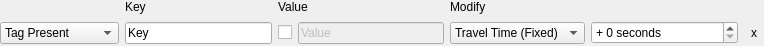
<?xml version="1.0" encoding="UTF-8"?>
<ui version="4.0">
 <class>NodeModificatorWidget</class>
 <widget class="QFrame" name="NodeModificatorWidget">
  <property name="geometry">
   <rect>
    <x>0</x>
    <y>0</y>
    <width>764</width>
    <height>46</height>
   </rect>
  </property>
  <property name="sizePolicy">
   <sizepolicy hsizetype="Preferred" vsizetype="Maximum">
    <horstretch>0</horstretch>
    <verstretch>0</verstretch>
   </sizepolicy>
  </property>
  <property name="windowTitle">
   <string>Form</string>
  </property>
  <layout class="QGridLayout" name="gridLayout">
   <property name="margin">
    <number>0</number>
   </property>
   <item row="0" column="1">
    <widget class="QLabel" name="label">
     <property name="text">
      <string>Key</string>
     </property>
    </widget>
   </item>
   <item row="1" column="0">
    <widget class="QComboBox" name="type">
     <item>
      <property name="text">
       <string>Tag Present</string>
      </property>
     </item>
     <item>
      <property name="text">
       <string>Tag Not Present</string>
      </property>
     </item>
    </widget>
   </item>
   <item row="1" column="1">
    <widget class="QLineEdit" name="key">
     <property name="text">
      <string>Key</string>
     </property>
    </widget>
   </item>
   <item row="1" column="3">
    <widget class="QLineEdit" name="value">
     <property name="enabled">
      <bool>false</bool>
     </property>
     <property name="text">
      <string>Value</string>
     </property>
    </widget>
   </item>
   <item row="1" column="4">
    <widget class="QComboBox" name="action">
     <item>
      <property name="text">
       <string>Travel Time (Fixed)</string>
      </property>
     </item>
     <item>
      <property name="text">
       <string>Access</string>
      </property>
     </item>
    </widget>
   </item>
   <item row="1" column="6">
    <widget class="QToolButton" name="delete_2">
     <property name="text">
      <string>x</string>
     </property>
     <property name="autoRaise">
      <bool>true</bool>
     </property>
    </widget>
   </item>
   <item row="1" column="2">
    <widget class="QCheckBox" name="useValue">
     <property name="text">
      <string/>
     </property>
    </widget>
   </item>
   <item row="0" column="2" colspan="2">
    <widget class="QLabel" name="label_2">
     <property name="text">
      <string>Value</string>
     </property>
    </widget>
   </item>
   <item row="0" column="4">
    <widget class="QLabel" name="label_3">
     <property name="text">
      <string>Modify</string>
     </property>
    </widget>
   </item>
   <item row="1" column="5">
    <widget class="QStackedWidget" name="stackedWidget">
     <property name="currentIndex">
      <number>0</number>
     </property>
     <widget class="QWidget" name="page">
      <property name="sizePolicy">
       <sizepolicy hsizetype="Preferred" vsizetype="Maximum">
        <horstretch>0</horstretch>
        <verstretch>0</verstretch>
       </sizepolicy>
      </property>
      <layout class="QVBoxLayout" name="verticalLayout_2">
       <property name="spacing">
        <number>0</number>
       </property>
       <property name="margin">
        <number>0</number>
       </property>
       <item>
        <widget class="QSpinBox" name="fixed">
         <property name="suffix">
          <string> seconds</string>
         </property>
         <property name="prefix">
          <string>+ </string>
         </property>
         <property name="maximum">
          <number>60</number>
         </property>
        </widget>
       </item>
      </layout>
     </widget>
     <widget class="QWidget" name="page_2">
      <property name="sizePolicy">
       <sizepolicy hsizetype="Preferred" vsizetype="Maximum">
        <horstretch>0</horstretch>
        <verstretch>0</verstretch>
       </sizepolicy>
      </property>
      <layout class="QVBoxLayout" name="verticalLayout_5">
       <property name="spacing">
        <number>0</number>
       </property>
       <property name="margin">
        <number>0</number>
       </property>
       <item>
        <widget class="QCheckBox" name="access">
         <property name="text">
          <string>access</string>
         </property>
        </widget>
       </item>
      </layout>
     </widget>
    </widget>
   </item>
  </layout>
 </widget>
 <resources/>
 <connections>
  <connection>
   <sender>useValue</sender>
   <signal>toggled(bool)</signal>
   <receiver>value</receiver>
   <slot>setEnabled(bool)</slot>
   <hints>
    <hint type="sourcelabel">
     <x>296</x>
     <y>42</y>
    </hint>
    <hint type="destinationlabel">
     <x>439</x>
     <y>45</y>
    </hint>
   </hints>
  </connection>
  <connection>
   <sender>action</sender>
   <signal>currentIndexChanged(int)</signal>
   <receiver>stackedWidget</receiver>
   <slot>setCurrentIndex(int)</slot>
   <hints>
    <hint type="sourcelabel">
     <x>591</x>
     <y>45</y>
    </hint>
    <hint type="destinationlabel">
     <x>735</x>
     <y>45</y>
    </hint>
   </hints>
  </connection>
  <connection>
   <sender>delete_2</sender>
   <signal>clicked()</signal>
   <receiver>NodeModificatorWidget</receiver>
   <slot>deleteLater()</slot>
   <hints>
    <hint type="sourcelabel">
     <x>752</x>
     <y>34</y>
    </hint>
    <hint type="destinationlabel">
     <x>739</x>
     <y>10</y>
    </hint>
   </hints>
  </connection>
 </connections>
</ui>
